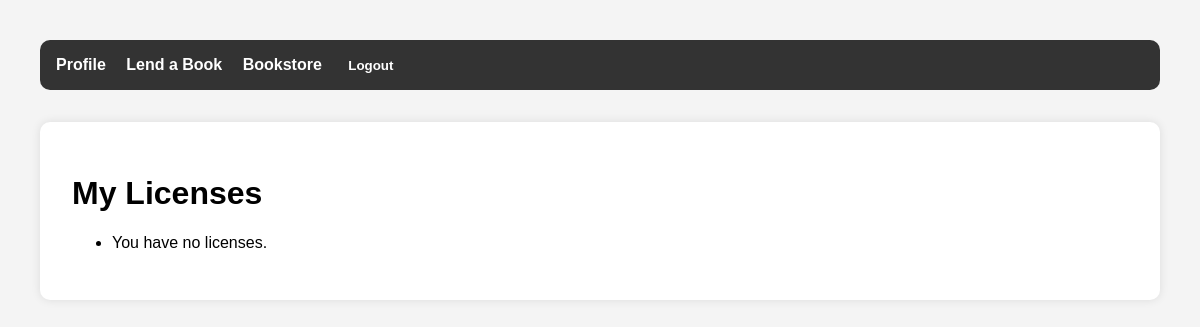
The app's page /licenses/ (signed in), older data.
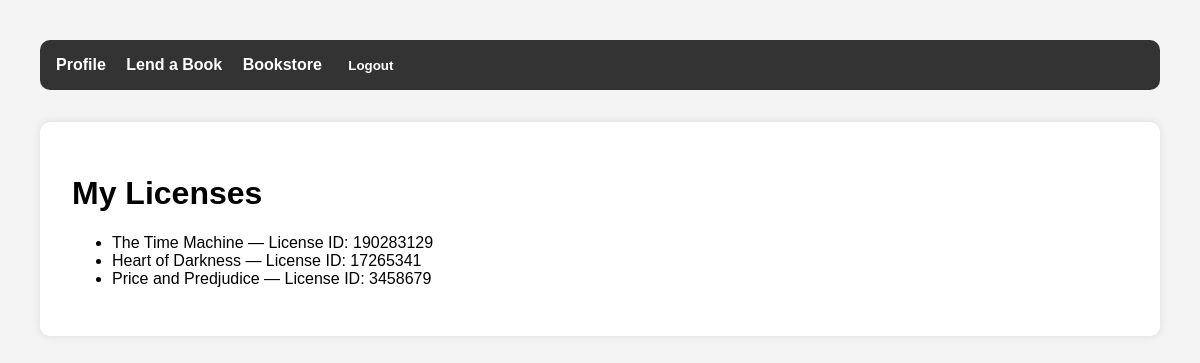
The same page, newer data.
### licenses/models.py (models this page shows, shortened)
class FakeLicense(models.Model):
    license_id = models.CharField(max_length=100)
    book_title = models.CharField(max_length=255)
    owner = models.ForeignKey(User, on_delete=models.CASCADE)

### licenses/views.py (the view)
# urls.py: path('', views.my_licenses, name='licensing'),
@login_required
def my_licenses(request):
    licenses = FakeLicense.objects.filter(owner=request.user)
    return render(request, 'my_licenses.html', {'licenses': licenses})

### licenses/templates/my_licenses.html
{% extends "base.html" %}
{% block content%}
    <h1>My Licenses</h1>
    <ul>
        {% for license in licenses %}
            <li>
                {{ license.book_title }} — License ID: {{ license.license_id }}
            </li>
        {% empty %}
            <li>You have no licenses.</li>
        {% endfor %}
    </ul>
{%endblock%}

### templates/base.html (shortened to what this page needs)
{% load static %}
<!DOCTYPE html>
<html lang="en">
<head>
    <link rel="stylesheet" href="https://cdnjs.cloudflare.com/ajax/libs/modern-normalize/1.1.0/modern-normalize.min.css">
</head>
<body>
    <nav>
        <a href="{% url 'profile' %}">Profile</a>
        <a href="{% url 'transfer_license' %}">Lend a Book</a>
        <a href="{% url 'book_list' %}">Bookstore</a>
        {% if user.is_authenticated %}
            <form method="post" action="{% url 'logout' %}" style="display:inline;">
                <button type="submit" style="background:none; border:none; color:white; font-weight:bold; cursor:pointer;">
                    Logout
                </button>
            </form>
        {% else %}
            <a href="{% url 'login' %}">Login</a>
        {% endif %}
    </nav>
    <div class="container">
        {% block content %}{% endblock %}
    </div>
</body>
</html>

### templates/base.html (style rules this page uses)
body { font-family: Arial, sans-serif; padding: 2rem; background: #f4f4f4; }
nav { background: #333; padding: 1rem; margin-bottom: 2rem; border-radius: 10px; }
nav a { color: white; margin-right: 1rem; text-decoration: none; font-weight: bold; }
.container { background: white; padding: 2rem; border-radius: 10px; box-shadow: 0 0 10px rgba(0,0,0,0.1); }

Row changes from the older to the newer data that the page shows:
added FakeLicense: book_title "The Time Machine", license_id "190283129"
added FakeLicense: book_title "Heart of Darkness", license_id "17265341"
added FakeLicense: book_title "Price and Predjudice", license_id "3458679"
Text that changed along with them:
text no longer shown: "You have no licenses."
